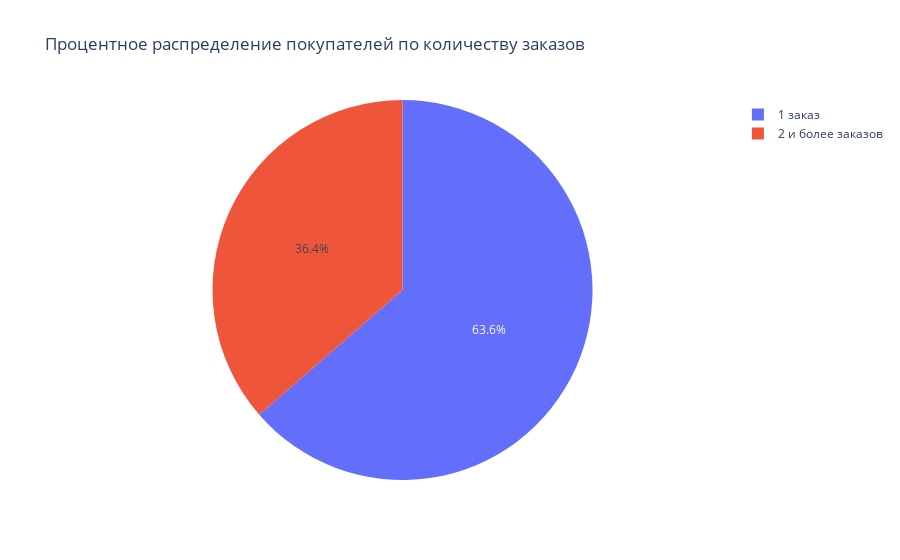

Notebook code for this chart:
### Code cell
fig= go.Figure(data=[go.Pie(labels=data_type['customer_type'], values=data_type['customer_id_count'])])
fig.update_layout(title='Процентное распределение покупателей по количеству заказов')
fig.show()

### Figure 1 — Plotly figure (JSON) as saved in the notebook; plotly's stock layout.template omitted (floating-point values rounded to 4 significant figures)
{"data": [{"labels": ["1 заказ", "2 и более заказов"], "type": "pie", "values": [1544, 884]}], "layout": {"title": {"text": "Процентное распределение покупателей по количеству заказов"}}}
